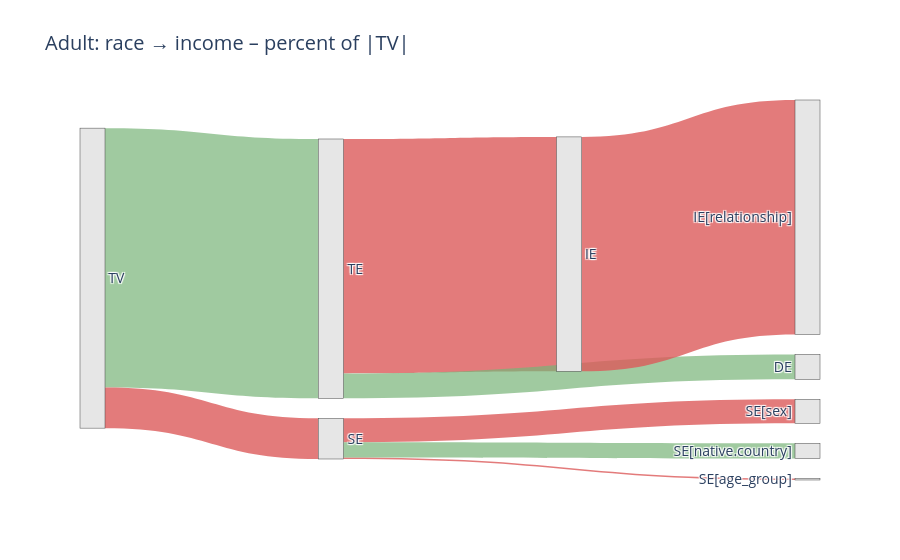

The notebook cell saved with this chart:
### Code cell
plot_effect_sankey_percent(
    te=effects["te_linear"],          
    se=effects["se"],
    ie=effects["ie"],
    de=effects["de"],
    se_decomp=effects["se_decomp"],
    ie_decomp=effects["ie_decomp"],
    title="Adult: race → income – percent of |TV|"
)

### Figure 1 — Plotly figure (JSON) as saved in the notebook; plotly's stock layout.template omitted (floating-point values rounded to 4 significant figures)
{"data": [{"arrangement": "snap", "link": {"color": ["rgba(120,180,120,0.7)", "rgba(220,90,90,0.8)", "rgba(220,90,90,0.8)", "rgba(120,180,120,0.7)", "rgba(220,90,90,0.8)", "rgba(220,90,90,0.8)", "rgba(120,180,120,0.7)", "rgba(220,90,90,0.8)"], "label": ["TV → TE<br>effect = +0.0676<br>share ≈ 86.5% of |TV| (positive)", "TV → SE<br>effect = -0.0106<br>share ≈ 13.5% of |TV| (negative)", "TE → IE<br>effect = -0.0858<br>share ≈ 78.1% of |TV| (negative)", "TE → DE<br>effect = +0.0091<br>share ≈ 8.3% of |TV| (positive)", "SE → SE[age_group]<br>effect = -0.0016<br>share ≈ 0.5% of |TV| (negative)", "SE → SE[sex]<br>effect = -0.0246<br>share ≈ 8.0% of |TV| (negative)", "SE → SE[native.country]<br>effect = +0.0157<br>share ≈ 5.1% of |TV| (positive)", "IE → IE[relationship]<br>effect = -0.0858<br>share ≈ 78.1% of |TV| (negative)"], "source": [9, 9, 8, 8, 4, 4, 4, 1], "target": [8, 4, 1, 0, 5, 7, 6, 3], "value": [86.45, 13.55, 78.14, 8.314, 0.5226, 7.963, 5.061, 78.14]}, "node": {"color": ["rgba(230,230,230,1)", "rgba(230,230,230,1)", "rgba(230,230,230,1)", "rgba(230,230,230,1)", "rgba(230,230,230,1)", "rgba(230,230,230,1)", "rgba(230,230,230,1)", "rgba(230,230,230,1)", "rgba(230,230,230,1)", "rgba(230,230,230,1)"], "label": ["DE", "IE", "IE[occupation]", "IE[relationship]", "SE", "SE[age_group]", "SE[native.country]", "SE[sex]", "TE", "TV"], "line": {"width": 0.5}, "pad": 20, "thickness": 25}, "type": "sankey"}], "layout": {"font": {"size": 14}, "title": {"text": "Adult: race → income – percent of |TV|"}}}
